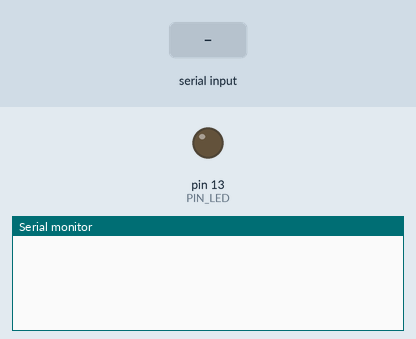
Bench run of a sketch on a simulated Arduino Mega 2560, built with avr-gcc and run on an emulated ATmega2560. On the bench: output pins drawn as LEDs (lit = HIGH), the last lines printed to the serial monitor. The test bench sets the inputs (shaded band).

Above: at 1.2 s.
1.3 s: "[ON]" received over the second serial link
At 2.4 s:
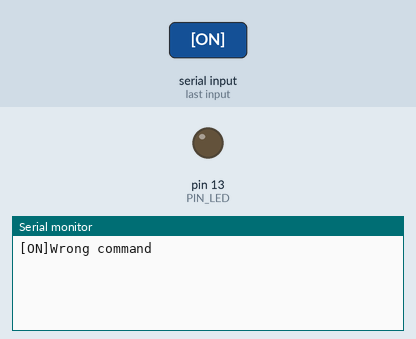
2.8 s: "[OFF]" received over the second serial link
At 3.6 s:
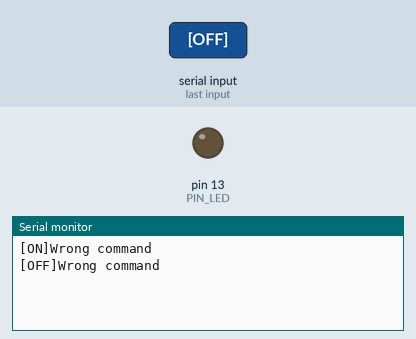
4.3 s: "]" received over the second serial link
At 4.7 s:
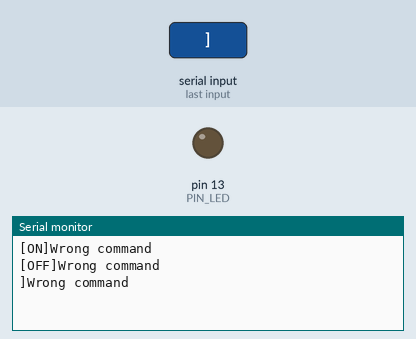

Measured:
- after the input at 1.3 s, the serial monitor: prints a new line at once (image 1)
- after the input at 2.8 s, the serial monitor: prints a new line at once (image 2)
- after the input at 4.3 s, the serial monitor: prints a new line at once (image 3)

The sketch:

Program_blynk_MEGA_Test.ino
```cpp
#include <EEPROM.h>

#define PIN_LED 13    // led on pin board
String inString;

void setup() {
  Serial.begin(115200);
  Serial3.begin(115200);
  pinMode(PIN_LED, OUTPUT);
  digitalWrite(PIN_LED, LOW);
}

void loop() {
}

void serialEvent3() {
  while (Serial3.available()) {
    char inChar = Serial3.read();
    Serial.write(inChar);
    inString += inChar;
    if (inChar == ']') {
      if (inString.indexOf("[ON]")>0) {
        digitalWrite(PIN_LED, HIGH);
      }
      else if (inString.indexOf("[OFF]")>0) {
        digitalWrite(PIN_LED, LOW);
      }
      else
      {
        Serial.println("Wrong command");
      }
      inString = "";
    }
  }
}
```
